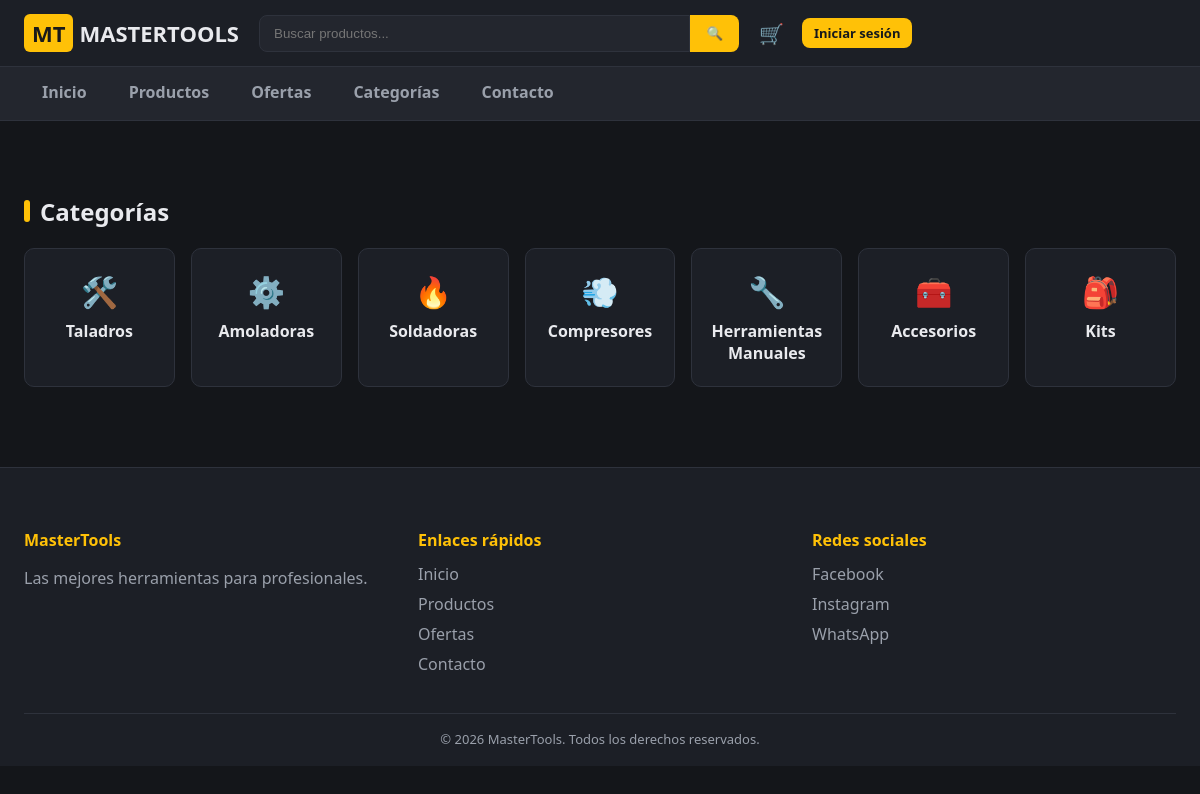
Screenshot of /categorias with the database file from the repository.
### tables this page shows
CREATE TABLE categorias (
    id INTEGER PRIMARY KEY AUTOINCREMENT,
    nombre TEXT NOT NULL UNIQUE
);

### app.py (the view)
@app.route("/categorias")
def categorias_page():
    db = get_db()
    cats = db.execute("SELECT * FROM categorias").fetchall()
    return render_template("categorias.html", categorias=cats)

### app.py (called while the page is built)
def get_db():
    if "db" not in g:
        g.db = sqlite3.connect(DB_PATH)
        g.db.row_factory = sqlite3.Row
    return g.db

def current_user():
    if "user_id" in session:
        db = get_db()
        return db.execute("SELECT * FROM usuarios WHERE id=?", (session["user_id"],)).fetchone()
    return None

def cart():
    return session.setdefault("cart", {})  # {producto_id_str: cantidad}

def cart_count():
    return sum(cart().values())

@app.context_processor
def inject_globals():
    return dict(usuario_actual=current_user(), cantidad_carrito=cart_count())

### templates/categorias.html (shortened to what this page needs)
{% extends "base.html" %}
{% block content %}
<div class="container">
  <h2 class="section-title">Categorías</h2>
  <div class="cat-grid">
    {% set emojis = {'Taladros':'🛠️','Amoladoras':'⚙️','Soldadoras':'🔥','Compresores':'💨','Herramientas Manuales':'🔧','Accesorios':'🧰','Kits':'🎒'} %}
    {% for c in categorias %}
      <a class="cat-card" href="{{ url_for('productos', categoria=c['id']) }}">
        <span class="emoji">{{ emojis.get(c['nombre'], '🧰') }}</span>{{ c['nombre'] }}
      </a>
    {% endfor %}
  </div>
</div>
{% endblock %}

### static/css/style.css (style rules this page uses)
:root { --amarillo:#FFC107; --amarillo-osc:#e0a800; --negro:#14161a; --negro-2:#1c1f26; --negro-3:#23262e; --gris-borde:#2e323c; --texto:#e9eaee; --texto-sec:#9aa0ab; --verde:#27ae60; --rojo:#e74c3c; --radio:10px; }
* { box-sizing:border-box; }
body { margin:0; font-family:'Segoe UI',Arial,sans-serif; background:var(--negro); color:var(--texto); }
a { color:inherit;text-decoration:none; }
.container { max-width:1200px;margin:0 auto;padding:40px 24px; }
.section-title { font-size:24px;margin-bottom:20px;display:flex;align-items:center;gap:10px; }
.section-title::before { content:"";width:6px;height:22px;background:var(--amarillo);border-radius:3px;display:inline-block; }
.cat-grid { display:grid;grid-template-columns:repeat(auto-fit,minmax(150px,1fr)); gap:16px; }
.cat-card { background:var(--negro-2); border:1px solid var(--gris-borde); border-radius:var(--radio); padding:22px 10px; text-align:center; font-weight:600; transition:.2s; }
.cat-card .emoji { font-size:30px;display:block;margin-bottom:8px; }

### rows the page displays
categorias: get "🛠️", nombre "Taladros"
categorias: get "⚙️", nombre "Amoladoras"
categorias: get "🔥", nombre "Soldadoras"
categorias: get "💨", nombre "Compresores"
categorias: get "🔧", nombre "Herramientas Manuales"
categorias: get "🧰", nombre "Accesorios"
categorias: get "🎒", nombre "Kits"
